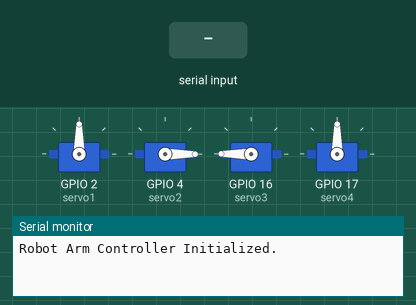
This sketch was run on a simulated ESP32. Parts: 4 × servo, the last lines printed to the serial monitor. The inputs (shaded band) are chosen by the test bench. Nothing arrives over Bluetooth unless stated.

Above: at 1.2 s.
1.3 s: "f" received over Serial
At 2.5 s:
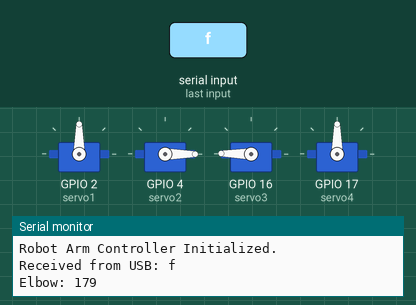
2.8 s: "a" received over the second serial link
At 3.6 s:
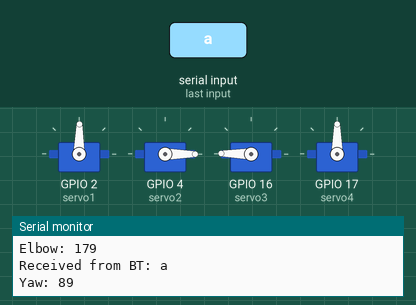
4.3 s: "a" received over Serial
At 4.6 s:
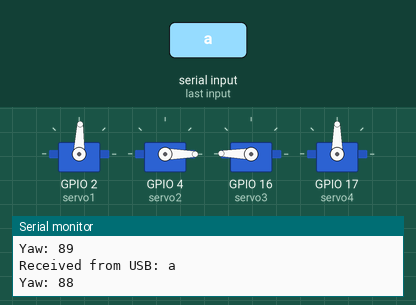
5.8 s: "s" received over the second serial link
At 6.8 s:
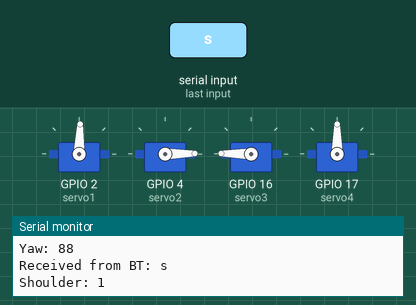
7.3 s: "d" received over Serial
At 7.8 s:
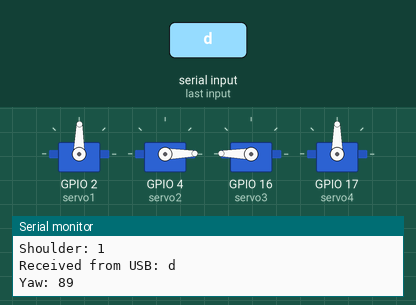
8.8 s: "d" received over the second serial link
At 9.6 s:
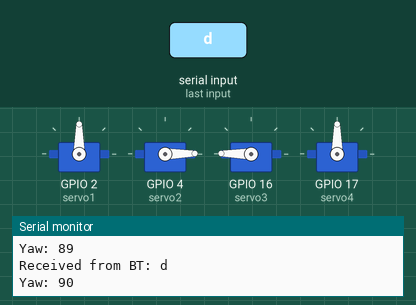
Timing chart, 0 to 11.3 s (numbered marks = the images above; inputs shaded):
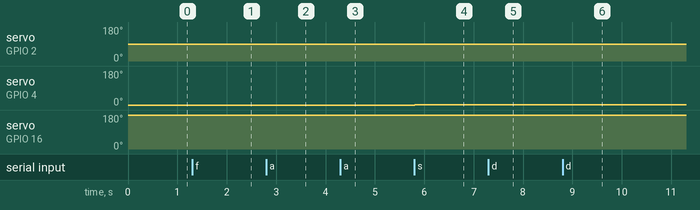

Measured:
- after the input at 1.3 s, servo on GPIO 16 (servo3): 180° → 179° at once
- after the input at 2.8 s, servo on GPIO 2 (servo1): 90° → 89° at once
- after the input at 4.3 s, servo on GPIO 2 (servo1): 89° → 88° at once
- after the input at 5.8 s, servo on GPIO 4 (servo2): 0° → 1° at once
- after the input at 7.3 s, servo on GPIO 2 (servo1): 88° → 89° at once
- after the input at 8.8 s, servo on GPIO 2 (servo1): 89° → 90° at once

The sketch:

Robot_Arm.ino
```cpp
#include <ESP32Servo.h>
#include "BluetoothSerial.h"

// Function Declarations
int moveYawRight();
int moveYawLeft();
int moveShoulderUp();
int moveShoulderDown();
int moveElbowUp();
int moveElbowDown();
int clawClose();
int clawOpen();
void handleInput(char userInp);
void printStatus(String label, int value);


//Bluetooth and servo declaration

BluetoothSerial SerialBT;
Servo servo1, servo2, servo3, servo4;

int yawAngle, shoulderAngle, elbowAngle, clawAngle;


//postion change per tap
int posStep = 1;


//main setup

void setup() {
  Serial.begin(115200);
  SerialBT.begin("ESP32_Robot_Arm");

  Serial.println("Robot Arm Controller Initialized.");

  /*
  Instructions:
                        "Controls:\n"
                        "- Yaw (Base):   'a' (Right), 'd' (Left)\n"
                        "- Shoulder:     'w' (Up), 's' (Down)\n"
                        "- Elbow:        'r' (Up), 'f' (Down)\n"
                        "- Claw:         'c' (Close), 'o' (Open)\n";
  **/


//servo default angles
  yawAngle = 90;
  shoulderAngle = 0;
  elbowAngle = 180;
  clawAngle = 90;

//servo ports
  servo1.attach(2);
  servo2.attach(4);
  servo3.attach(16);
  servo4.attach(17);


  servo1.write(yawAngle);
  servo2.write(shoulderAngle);
  servo3.write(elbowAngle);
  servo4.write(clawAngle);
}

//main loop
void loop() {
  if (Serial.available() > 0) {
    char userInp = Serial.read();
    Serial.print("Received from USB: ");
    Serial.println(userInp);
    handleInput(userInp);
  }

  if (SerialBT.available() > 0) {
    char userInp = SerialBT.read();
    Serial.print("Received from BT: ");
    Serial.println(userInp);
    handleInput(userInp);
  }

  delay(20);
}


// function to print status to USB Serial ONLY
void printStatus(String label, int value) {
  // We send feedback to the USB monitor
  Serial.print(label);
  Serial.println(value);
}

// Handles the character input from either source
void handleInput(char userInp) {
  switch (userInp) {
    case 'a':
      yawAngle = moveYawRight();
      printStatus("Yaw: ", yawAngle);
      break;
    case 'd':
      yawAngle = moveYawLeft();
      printStatus("Yaw: ", yawAngle);
      break;
    case 's':
      shoulderAngle = moveShoulderUp();
      printStatus("Shoulder: ", shoulderAngle);
      break;
    case 'w':
      shoulderAngle = moveShoulderDown();
      printStatus("Shoulder: ", shoulderAngle);
      break;
    case 'f':
      elbowAngle = moveElbowUp();
      printStatus("Elbow: ", elbowAngle);
      break;
    case 'r':
      elbowAngle = moveElbowDown();
      printStatus("Elbow: ", elbowAngle);
      break;
    case 'c':
      clawAngle = clawClose();
      printStatus("Claw: ", clawAngle);
      break;
    case 'o':
      clawAngle = clawOpen();
      printStatus("Claw: ", clawAngle);
      break;
    default:
      break;
  }
}

//      Servo Movement Functions
int moveYawRight() {
  yawAngle -= posStep;
  if (yawAngle < 0) yawAngle = 0;
  servo1.write(yawAngle);
  return yawAngle;
}

int moveYawLeft() {
  yawAngle += posStep;
  if (yawAngle > 180) yawAngle = 180;
  servo1.write(yawAngle);
  return yawAngle;
}

int moveShoulderUp() {
  shoulderAngle += posStep;
  if (shoulderAngle > 180) shoulderAngle = 180;
  servo2.write(shoulderAngle);
  return shoulderAngle;
}

int moveShoulderDown() {
  shoulderAngle -= posStep;
  if (shoulderAngle < 0) shoulderAngle = 0;
  servo2.write(shoulderAngle);
  return shoulderAngle;
}

int moveElbowUp() {
  elbowAngle -= posStep;
  if (elbowAngle < 0) elbowAngle = 0;
  servo3.write(elbowAngle);
  return elbowAngle;
}

int moveElbowDown() {
  elbowAngle += posStep;
  if (elbowAngle > 180) elbowAngle = 180;
  servo3.write(elbowAngle);
  return elbowAngle;
}

int clawClose() {
  clawAngle += posStep;
  if (clawAngle > 90) clawAngle = 90;
  servo4.write(clawAngle);
  return clawAngle;
}

int clawOpen() {
  clawAngle -= posStep;
  if (clawAngle < 0) clawAngle = 0;
  servo4.write(clawAngle);
  return clawAngle;
}
```
